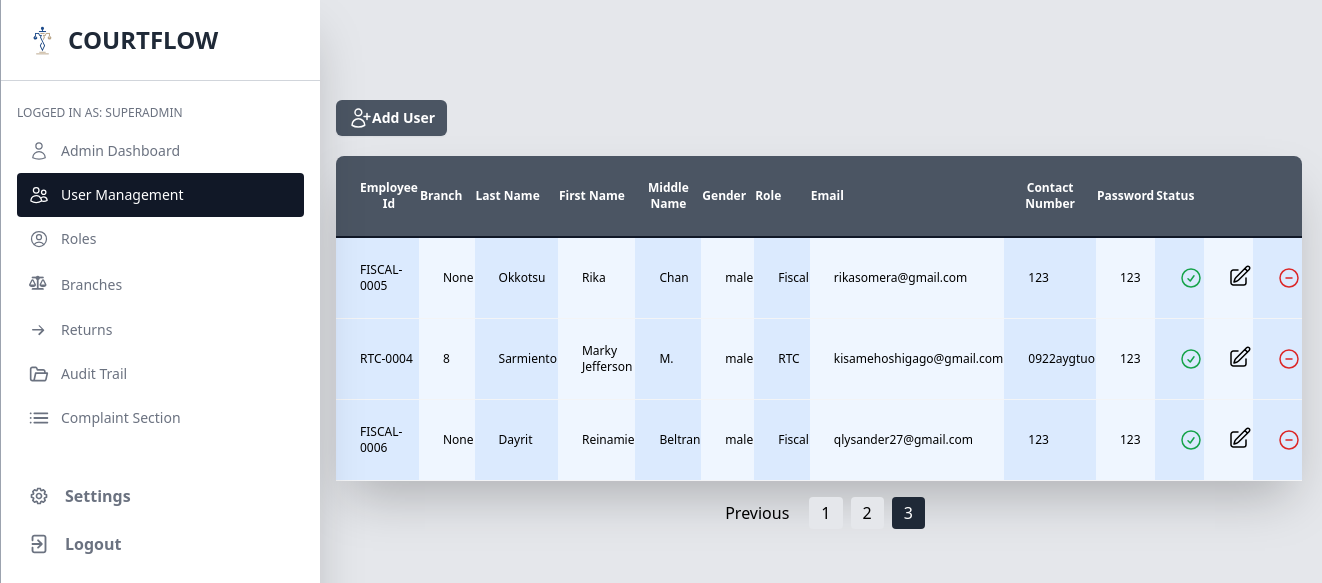
Before: /src/pages/admin/admin_userManagement.php?page=3 (signed in) with the older database file.
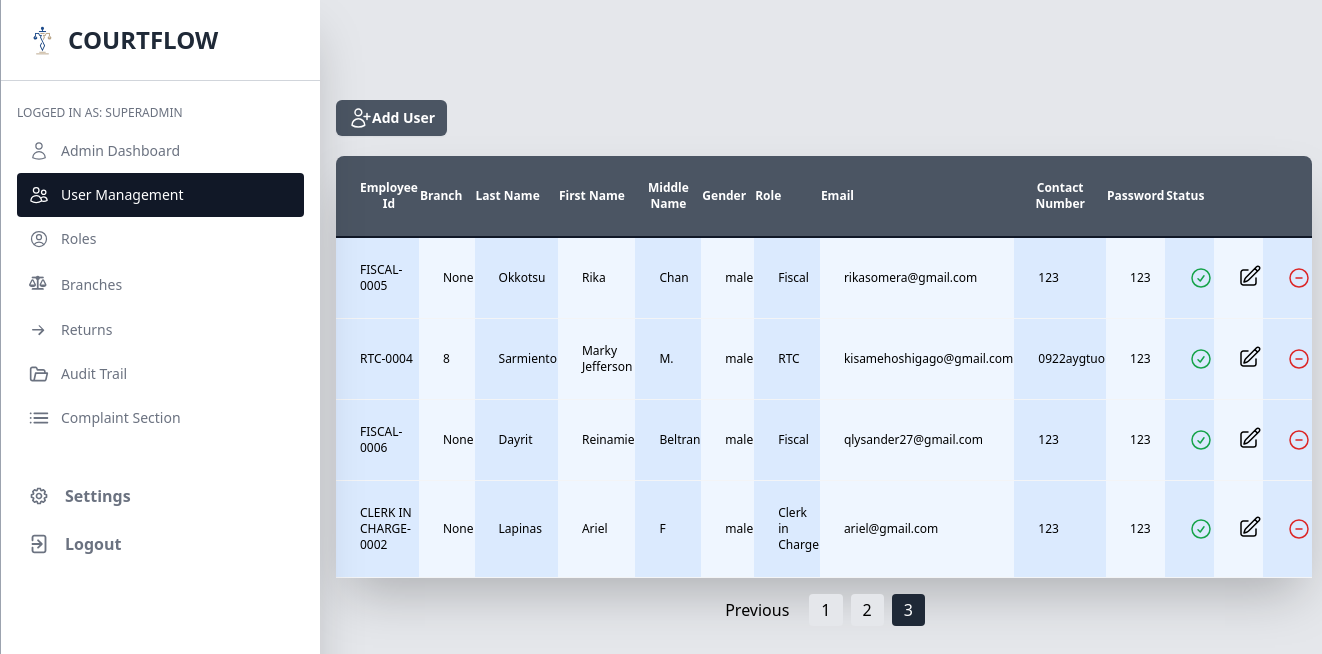
After: the same page with the newer database file.
### tables this page shows
CREATE TABLE `users` (
  `id` int(10) NOT NULL,
  `EmployeeId` varchar(50) NOT NULL,
  `Branch` varchar(30) NOT NULL,
  `LastName` varchar(50) NOT NULL,
  `FirstName` varchar(50) NOT NULL,
  `MiddleName` varchar(50) NOT NULL,
  `Gender` varchar(10) NOT NULL,
  `Role` varchar(50) NOT NULL,
  `Email` varchar(50) NOT NULL,
  `ContactNumber` varchar(50) NOT NULL,
  `Password` varchar(50) NOT NULL,
  `verify_token` varchar(300) NOT NULL,
  `verify_status` tinyint(2) NOT NULL DEFAULT 0,
  `isActive` tinyint(1) NOT NULL
);

### src/pages/admin/admin_userManagement.php (the view, shortened to what this page needs)
<?php
include('../../connection/config.php');
$userSql = "SELECT * FROM users";
$userResult = $conn->query($userSql);
$loggedInRole = $_SESSION['role'] ?? '';
$num_per_page = 5;
$total_records = $userResult->num_rows;
$total_pages = ceil($total_records / $num_per_page);
if (!isset($_GET['page']) || $_GET['page'] <= 0 || !is_numeric($_GET['page'])) {
    $page = 1;
} else {
    $page = $_GET['page'];
}
$offset = ($page - 1) * $num_per_page;
$userSql = "SELECT * FROM users LIMIT $offset, $num_per_page";
$userResult = $conn->query($userSql);
?>
<!DOCTYPE html>
<html lang="en" class="h-full">
<head>
    <link href="../../../dist/output.css" rel="stylesheet" />
    <link href="https://cdnjs.cloudflare.com/ajax/libs/font-awesome/6.0.0-beta3/css/all.min.css" rel="stylesheet">
</head>
<body class="bg-gray-200 h-full">
    <div>
        <div class="hidden lg:block navbar-menu relative z-50">
            <nav class="fixed top-0 left-0 bottom-0 flex flex-col w-3/4 lg:w-80 sm:max-w-xs pt-6 pb-8 bg-white overflow-y-auto border-l border-gray-400 shadow-2xl">
                <div class="flex w-full items-center px-6 pb-6 mb-6 lg:border-b border-gray-300">
                    <a class="text-xl text-white font-semibold" href="#">
                        <img class="h-8" src="../../images/CFLogo.png" alt="" width="auto">
                    </a>
                    <span class="text-2xl text-gray-800 ml-2 inline-block uppercase font-bold">CourtFlow</span>
                </div>
                <div class="px-4 pb-6">
                    <?php if (!empty($loggedInRole)) : ?>
                        <h3 class="mb-2 text-xs uppercase text-gray-500 font-medium">Logged in as: <?php echo $loggedInRole; ?></h3>
                    <?php endif; ?>
                    <ul class="text-sm font-medium">
                        <li>
                            <a href="adminDashboard.php" class="flex items-center pl-3 py-3 pr-2 text-gray-500 hover:bg-gray-700 hover:text-white hover:border border-gray-500 rounded">
                                <span class="inline-block mr-3">
                                </span>
                                <span>Admin Dashboard</span>
                            </a>
                        </li>
                        <li>
                            <a class="flex items-center pl-3 py-3 pr-2 text-white bg-gray-900 rounded">
                                <span class="inline-block mr-3">
                                </span>
                                <span>User Management</span>
                            </a>
                        </li>
                        <li>
                            <a href="admin_rolesManagement.php" class="flex items-center pl-3 py-3 pr-2 text-gray-500 hover:bg-gray-700 hover:text-white hover:border border-gray-500 rounded">
                                <span class="inline-block mr-3">
                                </span>
                                <span>Roles</span>
                            </a>
                        </li>
                        <li>
                           <a href="admin_branchManagement.php" class="flex items-center pl-3 py-3 pr-2 text-gray-500 hover:bg-gray-700 hover:text-white hover:border border-gray-500 rounded">
                               <span class="inline-block mr-3">
                                   <i class="fa-solid fa-scale-balanced w-5 h-5"></i>
                                   </span>
                                   <span>Branches</span>
                                   </a>
                        </li>
                        <li>
                            <a href="admin_casesReturns.php" class="flex items-center pl-3 py-3 pr-2 text-gray-500 hover:bg-gray-700 hover:text-white hover:border border-gray-500 rounded">
                                <span class="inline-block mr-3">
                                </span>
                                <span>Returns</span>
                            </a>
                        </li>
                        <li>
                            <a href="admin_auditTrail.php" class="flex items-center pl-3 py-3 pr-2 text-gray-500 hover:bg-gray-700 hover:text-white hover:border border-gray-500 rounded">
                                <span class="inline-block mr-3">
                                </span>
                                <span>Audit Trail</span>
                            </a>
                        </li>
                        <li>
                            <a class="flex items-center pl-3 py-3 pr-2 text-gray-500 hover:bg-gray-700 hover:text-white hover:border border-gray-500 rounded">
                                <span class="inline-block mr-3">
                                </span>
                                <span>Complaint Section</span>
                            </a>
                        </li>
                    </ul>
                    <div class="pt-8">
                        <a class="flex items-center pl-3 py-3 pr-2 text-gray-500 hover:bg-gray-700 hover:text-white hover:border border-gray-500 rounded">
                            <span class="inline-block mr-4">
                            </span>
                            <span class="font-semibold">Settings</span>
                        </a>
                        <form action="../../controller/logout.php" method="post">
                            <a name="logout" class="flex items-center pl-3 py-3 pr-2 text-gray-500 hover:bg-gray-700 hover:text-white hover:border border-gray-500 rounded">
                                <span class="inline-block mr-4">
                                </span>
                                <button type="submit" name="logout" class="font-semibold">Logout</button>
                            </a>
                        </form>
                    </div>
                </div>
            </nav>
        </div>
    </div>
    <section class="py-20 ml-40 mr-5 pl-44">
        <div>
            <button type="button" id="addButton" class="mt-5 flex justify-center rounded-md bg-gray-600  px-3 py-1.5 text-sm font-semibold leading-6 text-white shadow-sm hover:bg-gray-800 focus-visible:outline focus-visible:outline-2 focus-visible:outline-offset-2 focus-visible:outline-indigo-600">
                Add User
            </button>
        </div>
        <table class="mt-5 table-auto w-full border-b border-gray-900 bg-gray-600 shadow-2xl rounded-lg">
            <thead class="border-b-2 border-gray-900">
                <tr>
                    <th class="pl-6 py-6">
                        <p class="flex items-center text-xs text-white">Employee Id</p>
                    </th>
                    <th>
                        <p class="flex items-center text-xs text-white">Branch</p>
                    </th>
                    <th>
                        <p class="flex items-center text-xs text-white">Last Name</p>
                    </th>
                    <th>
                        <p class="flex items-center text-xs text-white">First Name</p>
                    </th>
                    <th>
                        <p class="flex items-center text-xs text-white">Middle Name</p>
                    </th>
                    <th>
                        <p class="flex items-center text-xs text-white">Gender</p>
                    </th>
                    <th>
                        <p class="flex items-center text-xs text-white">Role</p>
                    </th>
                    <th>
                        <p class="flex items-center text-xs text-white">Email</p>
                    </th>
                    <th>
                        <p class="flex items-center text-xs text-white">Contact Number</p>
                    </th>
                    <th>
                        <p class="flex items-center text-xs text-white">Password</p>
                    </th>
                    <th>
                        <p class="flex items-center text-xs text-white">Status</p>
                    </th>
                </tr>
            </thead>
            <tbody>
                <?php
                foreach ($userResult as $users) :
                    $isActive = $users['isActive'];
                ?>
                    <tr class="text-xs bg-blue-50 border-b border-gray-100 edit-trigger">
                        <td class="pl-6 py-6 bg-blue-100"><?= $users['EmployeeId']; ?></td>
                        <td class="pl-6 py-6 "><?= $users['Branch']; ?></td>
                        <td class="pl-6 py-6 bg-blue-100"><?= $users['LastName']; ?></td>
                        <td class="pl-6 py-6 "><?= $users['FirstName']; ?></td>
                        <td class="pl-6 py-6 bg-blue-100"><?= $users['MiddleName']; ?></td>
                        <td class="pl-6 py-6 "><?= $users['Gender']; ?></td>
                        <td class="pl-6 py-6 bg-blue-100"><?= $users['Role']; ?></td>
                        <td class="pl-6 py-6 "><?= $users['Email']; ?></td>
                        <td class="pl-6 py-6 bg-blue-100"><?= $users['ContactNumber']; ?></td>
                        <td class="pl-6 py-6 "><?= $users['Password']; ?></td>
                        <td class="pl-6 py-6 bg-blue-100">
                            <?php if ($isActive == 0) : ?>
                                <span class="text-red-600">
                                    <svg xmlns="http://www.w3.org/2000/svg" fill="none" viewBox="0 0 24 24" stroke-width="1.5" stroke="currentColor" class="w-6 h-6">
                                        <path stroke-linecap="round" stroke-linejoin="round" d="M9.75 9.75l4.5 4.5m0-4.5l-4.5 4.5M21 12a9 9 0 11-18 0 9 9 0 0118 0z" />
                                    </svg>
                                </span>
                            <?php else : ?>
                                <span class="text-green-600">
                                    <svg xmlns="http://www.w3.org/2000/svg" fill="none" viewBox="0 0 24 24" stroke-width="1.5" stroke="currentColor" class="w-6 h-6">
                                        <path stroke-linecap="round" stroke-linejoin="round" d="M9 12.75L11.25 15 15 9.75M21 12a9 9 0 11-18 0 9 9 0 0118 0z" />
                                    </svg>
                                </span>
                            <?php endif; ?>
                        </td>
                        <td class="pl-6 py-6 ">
                            <button class="edit-button">
                            </button>
                        </td>
                        <?php if ($loggedInRole == "superAdmin") : ?>
                            <td class="pl-6 py-6 bg-blue-100">
                                <a href="../../controller/admin_userManagementController.php?ban=<?= $users['id']; ?>" class="text-red-600">
                                    <svg xmlns="http://www.w3.org/2000/svg" fill="none" viewBox="0 0 24 24" stroke-width="1.5" stroke="currentColor" class="w-6 h-6">
                                        <path stroke-linecap="round" stroke-linejoin="round" d="M15 12H9m12 0a9 9 0 11-18 0 9 9 0 0118 0z" />
                                    </svg>
                                </a>
                            </td>
                        <?php endif; ?>
                    </tr>
                <?php endforeach; ?>
            </tbody>
        </table>
        <div class="mt-4 flex justify-center items-center space-x-2">
            <?php if ($total_pages > 1) : ?>
                <?php if (isset($_GET['page']) && $_GET['page'] > 1) : ?>
                    <a href="?page=<?php echo ($_GET['page'] - 1); ?>" class="px-3 py-1 rounded hover:bg-gray-900 hover:text-white transition-colors duration-300">Previous</a>
                <?php endif; ?>
                <?php
                $currentPage = isset($_GET['page']) ? (int)$_GET['page'] : 1;
                $start = max($currentPage - 4, 1);
                $end = min($start + 9, $total_pages);
                for ($i = $start; $i <= $end; $i++) :
                    $currentPageClass = ($currentPage === $i) ? 'bg-gray-800 text-white' : 'bg-gray-200 hover:bg-gray-900 hover:text-white transition-colors duration-300';
                ?>
                    <a href="?page=<?php echo $i; ?>" class="px-3 py-1 rounded <?php echo $currentPageClass; ?>"><?php echo $i; ?></a>
                <?php endfor; ?>
            <?php endif; ?>
        </div>
    </section>
</body>
</html>

Changed rows visible on the page:
added users: EmployeeId "CLERK IN CHARGE-0002", Branch "None", LastName "Lapinas", FirstName "Ariel", MiddleName "F", Gender "male", Role "Clerk in Charge", Email "ariel@gmail.com", ContactNumber "123", Password "123", isActive 1 (drawn)
